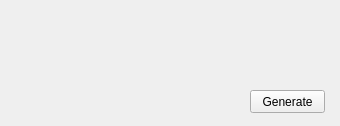
<?xml version="1.0" encoding="UTF-8"?>
<ui version="4.0">
 <class>MainWindow</class>
 <widget class="QMainWindow" name="MainWindow">
  <property name="geometry">
   <rect>
    <x>0</x>
    <y>0</y>
    <width>340</width>
    <height>126</height>
   </rect>
  </property>
  <property name="minimumSize">
   <size>
    <width>340</width>
    <height>126</height>
   </size>
  </property>
  <property name="maximumSize">
   <size>
    <width>340</width>
    <height>126</height>
   </size>
  </property>
  <property name="windowTitle">
   <string>Funny Phrase Generator</string>
  </property>
  <widget class="QWidget" name="centralWidget">
   <widget class="QPushButton" name="generateBtn">
    <property name="geometry">
     <rect>
      <x>250</x>
      <y>90</y>
      <width>75</width>
      <height>23</height>
     </rect>
    </property>
    <property name="text">
     <string>Generate</string>
    </property>
   </widget>
   <widget class="QLabel" name="phraseLbl">
    <property name="geometry">
     <rect>
      <x>40</x>
      <y>50</y>
      <width>281</width>
      <height>16</height>
     </rect>
    </property>
    <property name="text">
     <string/>
    </property>
   </widget>
  </widget>
 </widget>
 <layoutdefault spacing="6" margin="11"/>
 <resources/>
 <connections/>
</ui>
